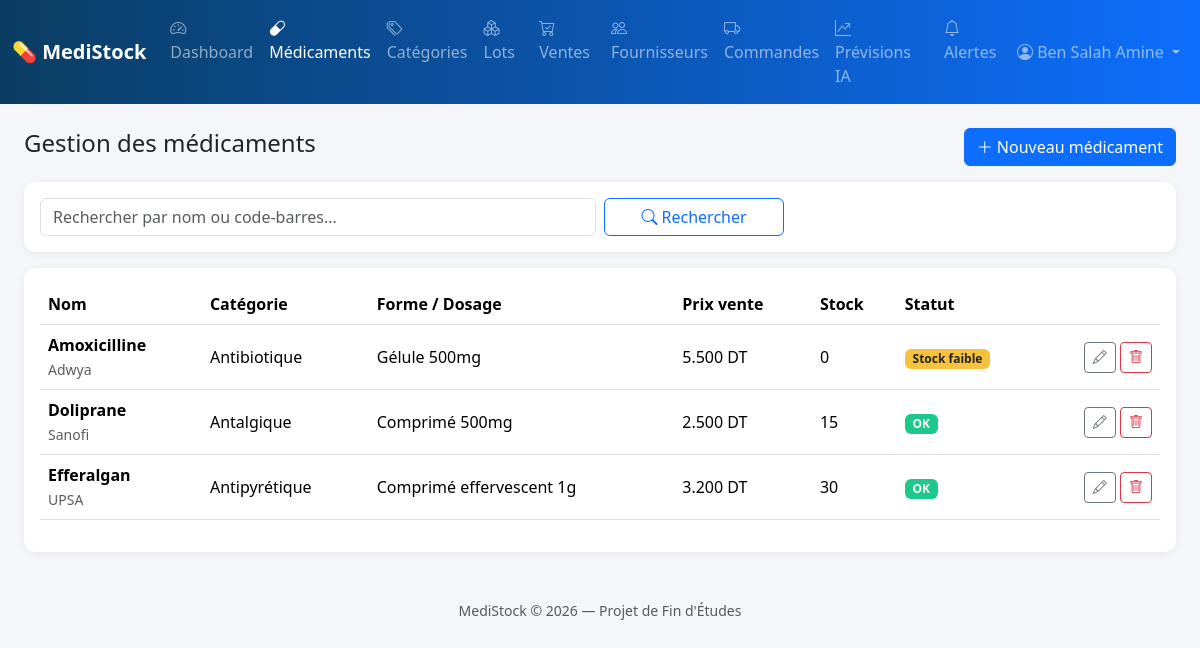
The app's page /medicaments.php (signed in) with its own data.
### tables this page shows
CREATE TABLE medicaments (
    id                 INT AUTO_INCREMENT PRIMARY KEY,
    nom                VARCHAR(150) NOT NULL,
    categorie_id       INT,
    fabricant          VARCHAR(120),
    forme              VARCHAR(50),           
    dosage             VARCHAR(50),
    code_barre         VARCHAR(50) UNIQUE,
    prix_achat         DECIMAL(10,3) NOT NULL DEFAULT 0.000,
    prix_vente         DECIMAL(10,3) NOT NULL DEFAULT 0.000,
    quantite_minimale  INT NOT NULL DEFAULT 10,
    necessite_ordonnance TINYINT(1) NOT NULL DEFAULT 0,
    description        TEXT,
    actif              TINYINT(1) NOT NULL DEFAULT 1,
    date_creation      DATETIME NOT NULL DEFAULT CURRENT_TIMESTAMP,
    FOREIGN KEY (categorie_id) REFERENCES categories(id) ON DELETE SET NULL,
    INDEX idx_med_nom (nom),
    INDEX idx_med_code_barre (code_barre)
);

CREATE TABLE categories (
    id          INT AUTO_INCREMENT PRIMARY KEY,
    nom         VARCHAR(80) NOT NULL UNIQUE,
    description VARCHAR(255)
);

### includes/auth.php (called while the page is built, shortened)
<?php
function current_role() {
    return $_SESSION['role'] ?? null;
}

### medicaments.php (the view, shortened to what this page needs)
<?php
require 'config/db.php';
require 'includes/auth.php';
$recherche = trim($_GET['q'] ?? '');
$sql = "SELECT m.*, c.nom AS categorie_nom, COALESCE(v.quantite_totale,0) AS stock
        FROM medicaments m
        LEFT JOIN categories c ON c.id = m.categorie_id
        LEFT JOIN v_stock_medicaments v ON v.medicament_id = m.id
        WHERE m.actif = 1";
$params = [];
$sql .= " ORDER BY m.nom";
$stmt = $pdo->prepare($sql);
$stmt->execute($params);
$medicaments = $stmt->fetchAll();
require 'includes/header.php';
?>
<div class="d-flex justify-content-between align-items-center mb-3">
    <h4>Gestion des médicaments</h4>
    <?php if (in_array(current_role(), ['administrateur', 'responsable_stock'])): ?>
        <button class="btn btn-primary" data-bs-toggle="modal" data-bs-target="#modalMedicament" onclick="nouveauMedicament()">
            <i class="bi bi-plus-lg"></i> Nouveau médicament
        </button>
    <?php endif; ?>
</div>
<div class="card p-3 mb-3">
    <form class="row g-2" method="GET">
        <div class="col-md-6">
            <input type="text" name="q" class="form-control" placeholder="Rechercher par nom ou code-barres..." value="<?= htmlspecialchars($recherche) ?>">
        </div>
        <div class="col-md-2">
            <button class="btn btn-outline-primary w-100"><i class="bi bi-search"></i> Rechercher</button>
        </div>
    </form>
</div>
<div class="card p-3">
    <div class="table-responsive">
        <table class="table table-hover align-middle">
            <thead>
                <tr>
                    <th>Nom</th>
                    <th>Catégorie</th>
                    <th>Forme / Dosage</th>
                    <th>Prix vente</th>
                    <th>Stock</th>
                    <th>Statut</th>
                    <th></th>
                </tr>
            </thead>
            <tbody>
            <?php foreach ($medicaments as $m): ?>
                <tr>
                    <td><strong><?= htmlspecialchars($m['nom']) ?></strong><br>
                        <span class="text-muted small"><?= htmlspecialchars($m['fabricant']) ?></span></td>
                    <td><?= htmlspecialchars($m['categorie_nom'] ?? '-') ?></td>
                    <td><?= htmlspecialchars($m['forme']) ?> <?= htmlspecialchars($m['dosage']) ?></td>
                    <td><?= number_format($m['prix_vente'], 3) ?> DT</td>
                    <td><?= (int) $m['stock'] ?></td>
                    <td>
                        <?php if ($m['stock'] <= $m['quantite_minimale']): ?>
                            <span class="badge badge-expire-proche">Stock faible</span>
                        <?php else: ?>
                            <span class="badge badge-ok">OK</span>
                        <?php endif; ?>
                    </td>
                    <td class="text-end">
                        <?php if (in_array(current_role(), ['administrateur', 'responsable_stock'])): ?>
                        <button class="btn btn-sm btn-outline-secondary"
                                onclick='editerMedicament(<?= json_encode($m, JSON_HEX_APOS | JSON_HEX_QUOT) ?>)'>
                            <i class="bi bi-pencil"></i>
                        </button>
                        <a href="medicaments.php?delete=<?= $m['id'] ?>" class="btn btn-sm btn-outline-danger"
                           onclick="return confirm('Supprimer ce médicament ?')">
                            <i class="bi bi-trash"></i>
                        </a>
                        <?php endif; ?>
                    </td>
                </tr>
            <?php endforeach; ?>
            </tbody>
        </table>
    </div>
</div>
<?php require 'includes/footer.php'; ?>

### assets/css/style.css (style rules this page uses)
:root { --ms-primary: #0d6efd; --ms-dark: #0a3d62; }
body { background-color: #f4f6f9; font-family: 'Segoe UI', system-ui, sans-serif; }
.card { border: none; border-radius: 12px; box-shadow: 0 2px 8px rgba(0,0,0,.06); }
.table thead { background-color: #eef2f9; }
.badge-expire-proche { background-color: #f6c23e; color: #222; }
.badge-ok { background-color: #1cc88a; }

### records on screen
medicaments: nom "Amoxicilline", fabricant "Adwya", categorie.nom "Antibiotique", forme "Gélule", dosage "500mg", prix_vente "5.500", stock "0", quantite_minimale "Stock faible"
medicaments: nom "Doliprane", fabricant "Sanofi", categorie.nom "Antalgique", forme "Comprimé", dosage "500mg", prix_vente "2.500", stock "15", quantite_minimale "OK"
medicaments: nom "Efferalgan", fabricant "UPSA", categorie.nom "Antipyrétique", forme "Comprimé effervescent", dosage "1g", prix_vente "3.200", stock "30", quantite_minimale "OK"

### other values on screen
$_SESSION['nom'] "Ben Salah Amine"
